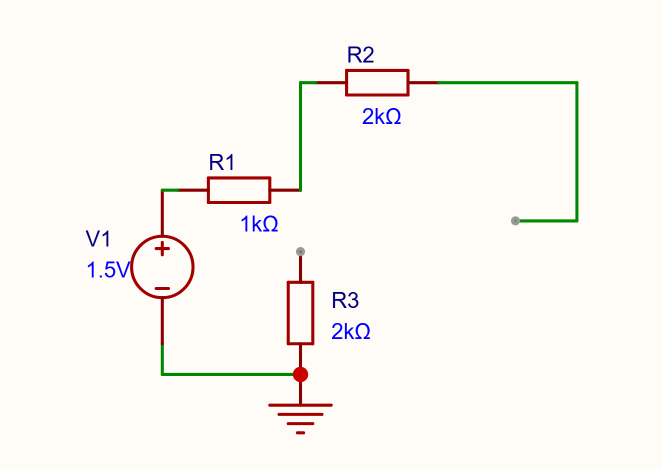
#> input picture 屏幕截图 2026-05-29 194957.png, 1324 x 938 px (shown at 1/2 size)
$ python -i degradation.py   (imports and definitions only)
#> lines starting #> are read from the running program, lines starting #| are printed output that depends on the picture
"""图像退化增强管线 — 模拟拍照场景的图像质量下降"""
from __future__ import annotations

import random
from dataclasses import dataclass, field

import cv2
import numpy as np


@dataclass
class DegradationConfig:
    """退化参数配置"""
    # 高斯模糊：核大小必须为奇数
    blur_kernel_range: tuple[int, int] = (3, 9)
    blur_sigma_range: tuple[float, float] = (0.5, 3.0)

    # 高斯噪声
    noise_sigma_range: tuple[float, float] = (5.0, 30.0)

    # 对比度 + 亮度抖动
    contrast_range: tuple[float, float] = (0.6, 1.4)   # alpha
    brightness_range: tuple[int, int] = (-30, 30)       # beta

    # 分辨率下采样然后恢复
    downscale_range: tuple[float, float] = (0.3, 0.8)

    # JPEG 压缩伪影
    jpeg_quality_range: tuple[int, int] = (30, 80)

    # 仿射变换（轻微旋转 + 缩放）
    rotation_range: tuple[float, float] = (-5.0, 5.0)   # 度
    scale_range: tuple[float, float] = (0.9, 1.1)

    # 纸张纹理噪声
    paper_texture_sigma_range: tuple[float, float] = (3.0, 15.0)

    # 不均匀光照
    uneven_light_strength_range: tuple[float, float] = (0.3, 0.7)

    # 摩尔纹（周期性波纹）
    moire_frequency_range: tuple[float, float] = (0.02, 0.08)
    moire_amplitude_range: tuple[float, float] = (10.0, 40.0)

    # 阴影
    shadow_strength_range: tuple[float, float] = (0.5, 0.85)
    shadow_radius_range: tuple[float, float] = (0.3, 0.7)  # 占图像比例

    # 各增强的启用概率
    p_blur: float = 0.5
    p_noise: float = 0.5
    p_contrast: float = 0.5
    p_downscale: float = 0.3
    p_jpeg: float = 0.3
    p_affine: float = 0.3
    p_paper_texture: float = 0.4
    p_uneven_light: float = 0.3
    p_moire: float = 0.2
    p_shadow: float = 0.3


class DegradationPipeline:
    """
    图像退化增强管线。

    按随机顺序组合多种退化效果，模拟手机拍照场景：
    - 高斯模糊（手抖 / 对焦不准）
    - 高斯噪声（低光照）
    - 对比度 / 亮度抖动（曝光不均）
    - 分辨率下采样（远距离拍摄）
    - JPEG 压缩伪影
    - 仿射变换（轻微视角变化）
    """

    def __init__(self, config: DegradationConfig | None = None, seed: int | None = None):
        self.config = config or DegradationConfig()
        self._rng = random.Random(seed)
        self._np_rng = np.random.RandomState(seed)

    def apply(self, image: np.ndarray) -> np.ndarray:
        """
        对输入图像应用随机退化组合。

        Parameters
        ----------
        image : np.ndarray
            输入图像 (BGR, uint8)。

        Returns
        -------
        np.ndarray
            退化后的图像 (BGR, uint8)，尺寸与输入相同。
        """
        result = image.copy()
        h, w = result.shape[:2]

        # 仿射变换（最先应用，改变几何形状）
        if self._rng.random() < self.config.p_affine:
            result = self._apply_affine(result)

        # 不均匀光照（模拟纸面光照不均）
        if self._rng.random() < self.config.p_uneven_light:
            result = self._apply_uneven_lighting(result)

        # 阴影（模拟手持拍摄遮挡）
        if self._rng.random() < self.config.p_shadow:
            result = self._apply_shadow(result)

        # 纸张纹理
        if self._rng.random() < self.config.p_paper_texture:
            result = self._apply_paper_texture(result)

        # 摩尔纹
        if self._rng.random() < self.config.p_moire:
            result = self._apply_moire(result)

        # 高斯模糊
        if self._rng.random() < self.config.p_blur:
            result = self._apply_blur(result)

        # 高斯噪声
        if self._rng.random() < self.config.p_noise:
            result = self._apply_noise(result)

        # 对比度 + 亮度
        if self._rng.random() < self.config.p_contrast:
            result = self._apply_contrast(result)

        # 分辨率下采样
        if self._rng.random() < self.config.p_downscale:
            result = self._apply_downscale(result, h, w)

        # JPEG 压缩（最后应用，模拟最终保存）
        if self._rng.random() < self.config.p_jpeg:
            result = self._apply_jpeg(result)

        return result

    # ── 单一退化效果 ──────────────────────────────────────────────────

    def _apply_blur(self, img: np.ndarray) -> np.ndarray:
        k = self._rng.randrange(
            self.config.blur_kernel_range[0],
            self.config.blur_kernel_range[1] + 1,
            2,  # 保证奇数
        )
        sigma = self._rng.uniform(*self.config.blur_sigma_range)
        return cv2.GaussianBlur(img, (k, k), sigma)

    def _apply_noise(self, img: np.ndarray) -> np.ndarray:
        sigma = self._rng.uniform(*self.config.noise_sigma_range)
        noise = self._np_rng.normal(0, sigma, img.shape).astype(np.float32)
        noisy = np.clip(img.astype(np.float32) + noise, 0, 255)
        return noisy.astype(np.uint8)

    def _apply_contrast(self, img: np.ndarray) -> np.ndarray:
        alpha = self._rng.uniform(*self.config.contrast_range)
        beta = self._rng.randint(*self.config.brightness_range)
        return cv2.convertScaleAbs(img, alpha=alpha, beta=beta)

    def _apply_downscale(self, img: np.ndarray, orig_h: int, orig_w: int) -> np.ndarray:
        scale = self._rng.uniform(*self.config.downscale_range)
        small = cv2.resize(img, None, fx=scale, fy=scale, interpolation=cv2.INTER_AREA)
        return cv2.resize(small, (orig_w, orig_h), interpolation=cv2.INTER_LINEAR)

    # [18 lines left out: functions _apply_jpeg, _apply_affine, not called in this run]

    def _apply_paper_texture(self, img: np.ndarray) -> np.ndarray:
        """模拟纸张纹理噪声（细微颗粒感）"""
        sigma = self._rng.uniform(*self.config.paper_texture_sigma_range)
        # 纹理噪声：低幅度高频噪声叠加
        noise = self._np_rng.normal(0, sigma, img.shape[:2]).astype(np.float32)
        # 轻微模糊使纹理更自然
        k = self._rng.choice([3, 5])
        noise = cv2.GaussianBlur(noise, (k, k), 0)
        # 叠加到各通道
        if img.ndim == 3:
            noise = noise[:, :, np.newaxis]
        textured = np.clip(img.astype(np.float32) + noise, 0, 255)
        return textured.astype(np.uint8)

    # [23 lines left out: function _apply_uneven_lighting, not called in this run]

    def _apply_moire(self, img: np.ndarray) -> np.ndarray:
        """模拟摩尔纹/网纹（周期性波纹干扰）"""
        h, w = img.shape[:2]
        freq = self._rng.uniform(*self.config.moire_frequency_range)
        amplitude = self._rng.uniform(*self.config.moire_amplitude_range)

        # 创建两个不同方向的正弦波叠加
        angle1 = self._rng.uniform(0, np.pi)
        angle2 = angle1 + self._rng.uniform(np.pi / 6, np.pi / 3)

        Y, X = np.mgrid[:h, :w]
        wave1 = np.sin(2 * np.pi * freq * (X * np.cos(angle1) + Y * np.sin(angle1)))
        wave2 = np.sin(2 * np.pi * freq * 0.7 * (X * np.cos(angle2) + Y * np.sin(angle2)))

        moire_pattern = amplitude * (wave1 + wave2) / 2

        if img.ndim == 3:
            moire_pattern = moire_pattern[:, :, np.newaxis]

        result = np.clip(img.astype(np.float32) + moire_pattern, 0, 255)
        return result.astype(np.uint8)

    def _apply_shadow(self, img: np.ndarray) -> np.ndarray:
        """模拟手持拍摄时的轻微阴影遮挡"""
        h, w = img.shape[:2]
        strength = self._rng.uniform(*self.config.shadow_strength_range)
        radius_frac = self._rng.uniform(*self.config.shadow_radius_range)

        # 在随机位置创建圆形阴影
        cx = self._rng.randint(int(w * 0.2), int(w * 0.8))
        cy = self._rng.randint(int(h * 0.2), int(h * 0.8))
        radius = int(min(h, w) * radius_frac)

        Y, X = np.mgrid[:h, :w]
        dist = np.sqrt((X - cx) ** 2 + (Y - cy) ** 2)
        # 平滑的圆形阴影衰减
        shadow_mask = np.clip(dist / radius, 0, 1)
        shadow_mask = shadow_mask ** 2  # 更平滑的衰减
        # 反转：阴影中心最暗
        shadow_factor = strength + (1 - strength) * shadow_mask

        if img.ndim == 3:
            shadow_factor = shadow_factor[:, :, np.newaxis]

        result = np.clip(img.astype(np.float32) * shadow_factor, 0, 255)
        return result.astype(np.uint8)


# [33 lines left out: function apply_single_degradation, not called in this run]

>>> import cv2
>>> picture = cv2.imread('../../屏幕截图 2026-05-29 194957.png')
#> picture is the input picture: shape (938, 1324, 3); mean B, G, R 243.2, 247.1, 251
>>> result = DegradationPipeline().apply(picture)
#> in _apply_shadow, `result = np.clip(img.astype(np.float32) * shadow_factor, 0, 255)`:
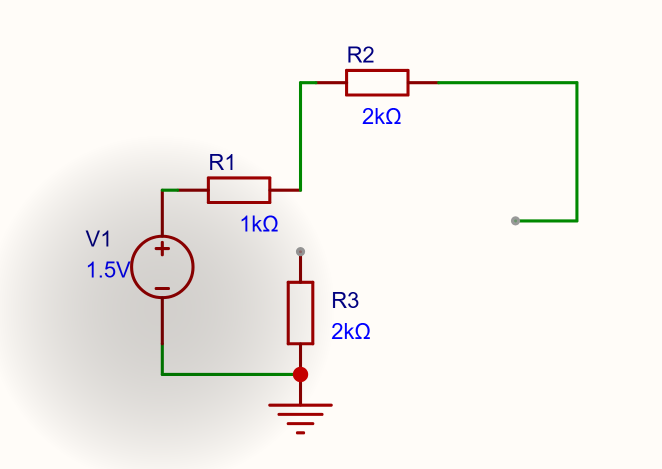
#> result: shape (938, 1324, 3) float64 (shown at 1/2 size); mean B, G, R 236.9, 240.7, 244.5
#> in _apply_blur, `return cv2.GaussianBlur(img, (k, k), sigma)`:
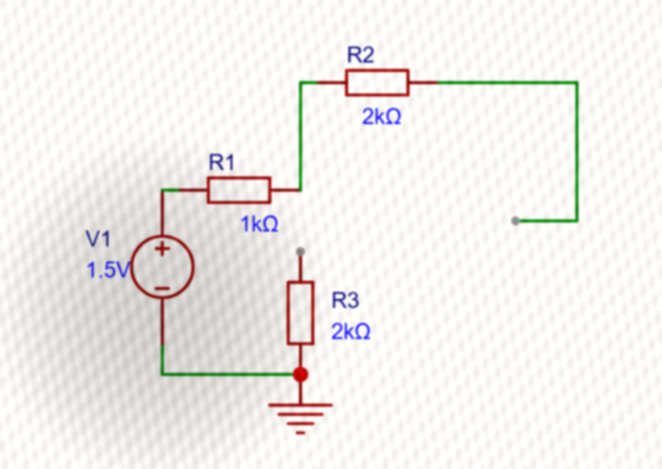
#> returned value: shape (938, 1324, 3) (shown at 1/2 size); mean of channels 0, 1, 2 235.5, 238.7, 241.5; drawn as B, G, R
#> in _apply_contrast, `return cv2.convertScaleAbs(img, alpha=alpha, beta=beta)`:
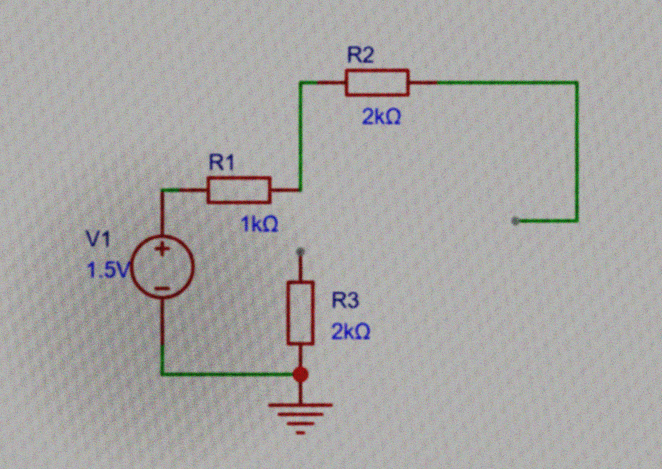
#> returned value: shape (938, 1324, 3) (shown at 1/2 size); mean of channels 0, 1, 2 165.2, 167, 168.8; drawn as B, G, R
#> in _apply_downscale, `small = cv2.resize(img, None, fx=scale, fy=scale, interpolation=cv2.IN..`:
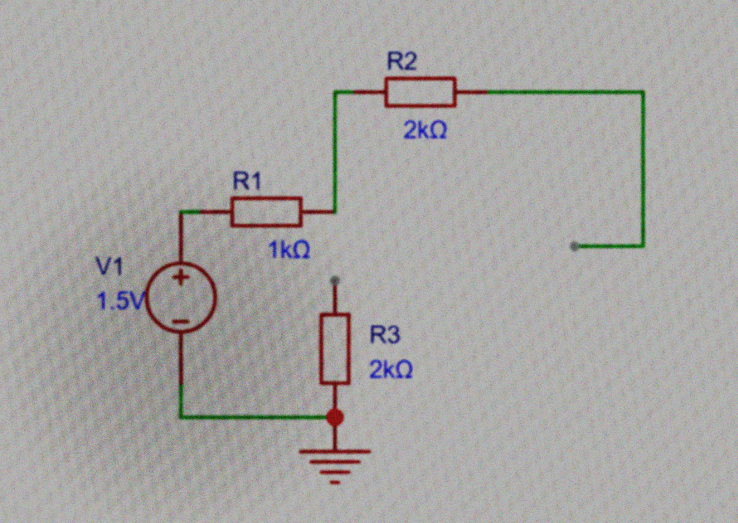
#> small: shape (523, 738, 3); mean B, G, R 165.2, 167, 168.8
